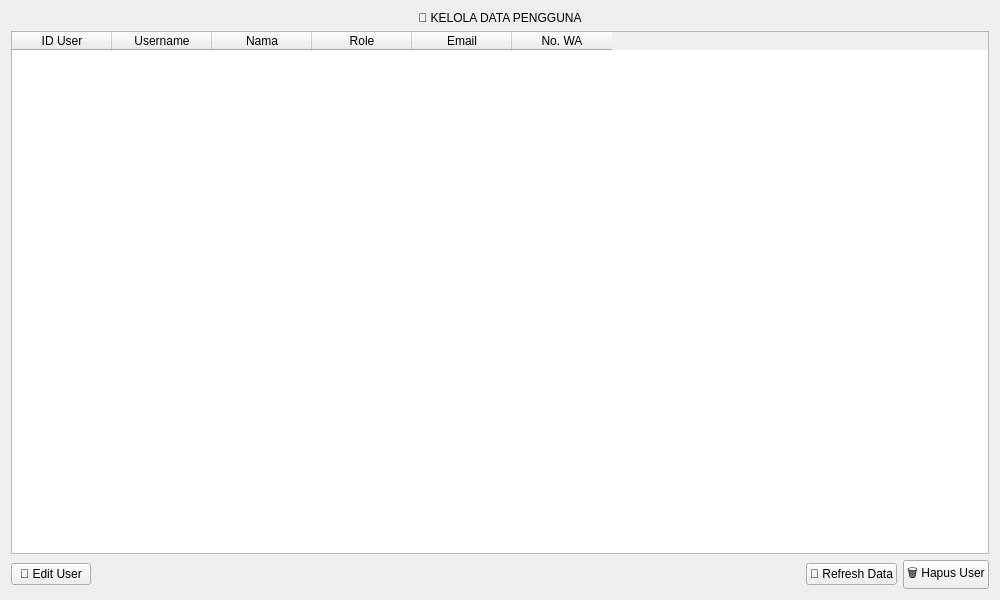
<?xml version="1.0" encoding="UTF-8"?>
<ui version="4.0">
 <class>AdminUserManagementApp</class>
 <widget class="QWidget" name="AdminUserManagementApp">
  <property name="geometry">
   <rect>
    <x>0</x><y>0</y><width>1000</width><height>600</height>
   </rect>
  </property>
  <property name="windowTitle">
   <string>Golden Stay - Manajemen User</string>
  </property>

  <layout class="QVBoxLayout" name="verticalLayout">

   <!-- HEADER -->
   <item>
    <widget class="QLabel" name="label_header">
     <property name="text">
      <string>👥 KELOLA DATA PENGGUNA</string>
     </property>
     <property name="alignment">
      <set>Qt::AlignCenter</set>
     </property>
    </widget>
   </item>

   <!-- TABLE USER -->
   <item>
    <widget class="QTableWidget" name="table">
     <property name="columnCount">
      <number>6</number>
     </property>
     <column>
      <property name="text"><string>ID User</string></property>
     </column>
     <column>
      <property name="text"><string>Username</string></property>
     </column>
     <column>
      <property name="text"><string>Nama</string></property>
     </column>
     <column>
      <property name="text"><string>Role</string></property>
     </column>
     <column>
      <property name="text"><string>Email</string></property>
     </column>
     <column>
      <property name="text"><string>No. WA</string></property>
     </column>
    </widget>
   </item>

   <!-- BUTTON AREA -->
   <item>
    <layout class="QHBoxLayout" name="horizontalLayout">
     <item>
      <widget class="QPushButton" name="btn_edit">
       <property name="text">
        <string>📝 Edit User</string>
       </property>
      </widget>
     </item>

     <item>
      <spacer name="horizontalSpacer">
       <property name="orientation"><enum>Qt::Horizontal</enum></property>
       <property name="sizeHint"><size><width>40</width><height>20</height></size></property>
      </spacer>
     </item>

     <item>
      <widget class="QPushButton" name="btn_refresh">
       <property name="text">
        <string>🔄 Refresh Data</string>
       </property>
      </widget>
     </item>

     <item>
      <widget class="QPushButton" name="btn_delete">
       <property name="text">
        <string>🗑️ Hapus User</string>
       </property>
      </widget>
     </item>

    </layout>
   </item>

  </layout>
 </widget>
</ui>
